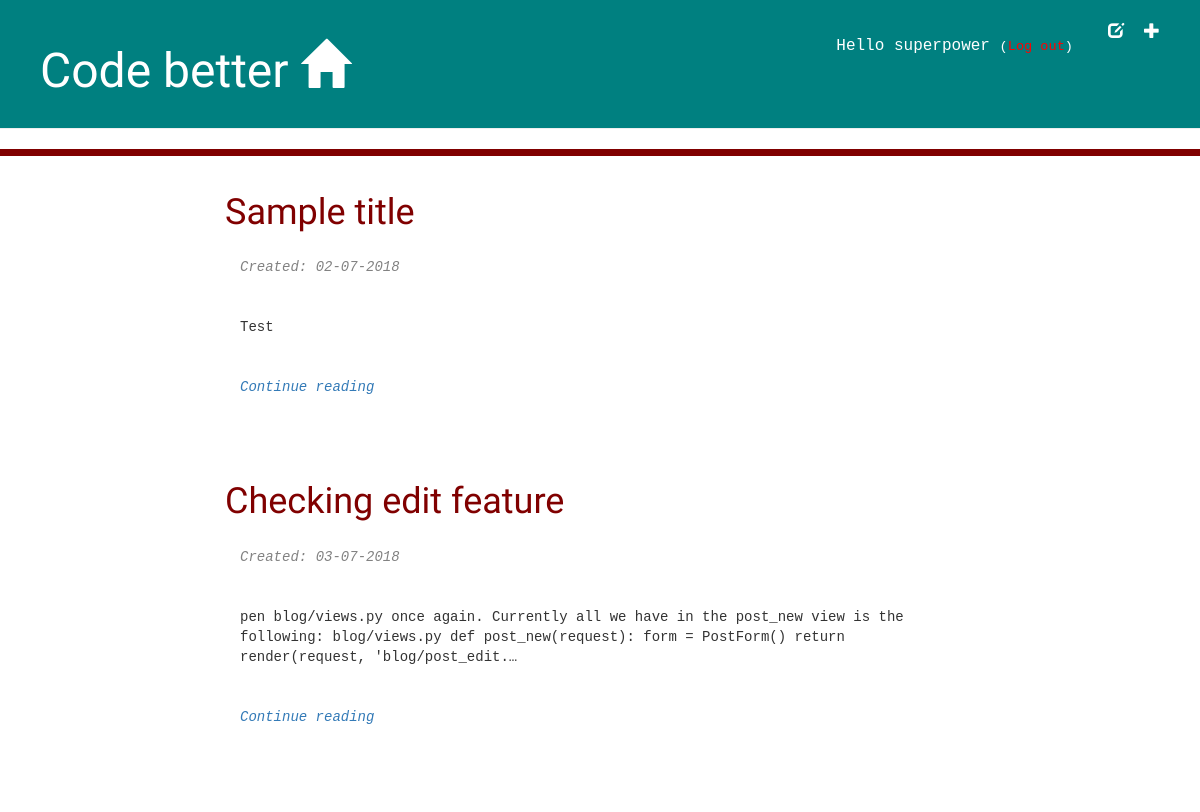
Page /drafts/ (signed in) on the committed database.
### blog/models.py (models this page shows, shortened)
class Post(models.Model):
	author=models.ForeignKey('auth.User', on_delete=models.CASCADE)
	title=models.CharField(max_length=200)
	text=models.TextField()
	created_date=models.DateTimeField(
		default=timezone.now)
	published_date=models.DateTimeField(blank=True, null=True)

### blog/views.py (the view)
# urls.py: url(r'^drafts/$',views.post_draft_list, name='post_draft_list'),
@login_required
def post_draft_list(request):
	posts=Post.objects.filter(published_date__isnull=True).order_by('created_date')
	return render (request,'blog/post_draft_list.html', {'posts': posts})

### blog/templates/blog/post_draft_list.html
{% extends 'blog/base.html' %}
{% block content %}
  {% for post in posts %}
        <div class="post">
            <h1><a href="{% url 'post_detail' pk=post.pk %}">{{ post.title }}</a></h1>
            <em> <p class="date">Created: {{ post.created_date|date:'d-m-Y' }}</p></em>
            <p>{{ post.text|truncatechars:200 }}</p>
            <p>
                    <em><a href="{% url 'post_detail' pk=post.pk %}">Continue reading</a></em>
                </p>
        </div>
    {% endfor %}
{% endblock %}

### blog/templates/blog/base.html (shortened to what this page needs)
<!DOCTYPE html>
{% load staticfiles %}
<html>
    <head>
    	<link rel="stylesheet" href="https://maxcdn.bootstrapcdn.com/bootstrap/3.3.7/css/bootstrap.min.css" >
    	<link rel="stylesheet" href="https://maxcdn.bootstrapcdn.com/bootstrap/3.3.7/css/bootstrap-theme.min.css" >
    	<link rel="stylesheet" href="{% static '/css/blog.css' %}">
    </head>
    <body>
   <div class="page-header">
    {% if user.is_authenticated %}
    <a href="{% url 'post_new' %}" class="top-menu"><span class="glyphicon glyphicon-plus"></span></a>
    <a href="{% url 'post_draft_list' %}" class="top-menu"><span class="glyphicon glyphicon-edit"></span></a>
    <p class="top-menu" >Hello {{ user.username }} <small>(<a href="{% url 'logout' %}"style="color: red">Log out</a>)</small></p>
    {% else %}
     <a href="{% url 'login' %}" class="top-menu">Login <span class="glyphicon glyphicon-lock"></span></a>
    {% endif %}
        <h1 ><a href="/">Code better <span class="glyphicon glyphicon-home"></span></a></h1>
     </div>   <hr class="hr-line">
    <div class="content container">
        <div class="row">
            <div class="col-md-8 col-md-offset-2">
            {% block content %}
            {% endblock %}
            </div>
        </div>
    </div>
    </body>
</html>

### blog/static/css/blog.css (style rules this page uses)
h1 a { color:yellow; font-family: Amita, cursive; }
p { padding: 15px; font-family: monospace; }
.page-header { background-color:#008080; margin-top: 0; padding: 20px 20px 20px 40px; }
.page-header h1, .page-header h1 a, .page-header h1 a:visited, .page-header h1 a:active { color: #ffffff; font-family: Amita,cursive; font-size: 36pt; text-decoration: none; }
.content { font-family: monospace; }
h1, h2, h3, h4 { font-family: Amita, cursive; }
.date { color: #828282; }
.top-menu, .top-menu:hover, .top-menu:visited { color: #ffffff; float: right; font-size: 12pt; margin-right: 20px; }
.post { margin-bottom: 70px; }
.post h1 { color: maroon; }
.post h1 a, .post h1 a:visited { color: maroon; }
.hr-line { display: block; height: 3px; border: 0; border-top: 7px solid maroon; margin: 1em 0; padding: 0; }

### rows in the picture
Post: title "Sample title", created_date "02-07-2018", text "Test"
Post: title "Checking edit feature", created_date "03-07-2018", text "pen blog/views.py once again. Currently all we have in the post_new view is the following: blog/views.py def post_new(request): form = PostForm() return render(request, 'blog/post_edit.…"

### other values in the picture
{{ user.username }} "superpower"
